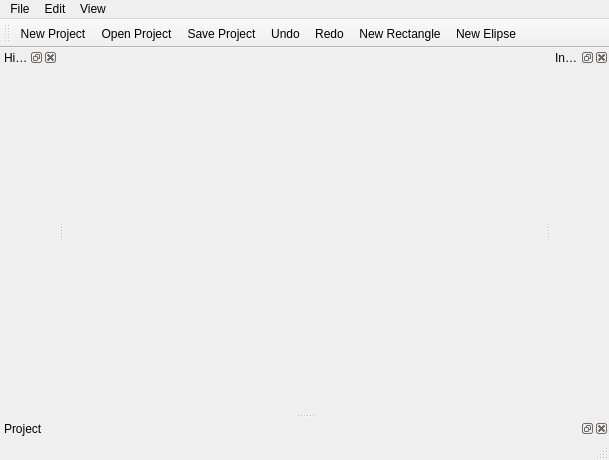
<?xml version="1.0" encoding="UTF-8"?>
<ui version="4.0">
 <class>MainWindow</class>
 <widget class="QMainWindow" name="MainWindow">
  <property name="geometry">
   <rect>
    <x>0</x>
    <y>0</y>
    <width>609</width>
    <height>460</height>
   </rect>
  </property>
  <property name="windowTitle">
   <string>QT 2D Engine -  Adrià Ferrer &amp; Lucas Garcia</string>
  </property>
  <widget class="QWidget" name="centralWidget"/>
  <widget class="QDockWidget" name="Project">
   <property name="windowTitle">
    <string>Project</string>
   </property>
   <attribute name="dockWidgetArea">
    <number>8</number>
   </attribute>
   <widget class="QWidget" name="dockWidgetContents"/>
  </widget>
  <widget class="QDockWidget" name="Hierarchy">
   <property name="windowTitle">
    <string>Hierarchy</string>
   </property>
   <attribute name="dockWidgetArea">
    <number>1</number>
   </attribute>
   <widget class="QWidget" name="dockWidgetContents_2"/>
  </widget>
  <widget class="QDockWidget" name="Inspector">
   <property name="enabled">
    <bool>true</bool>
   </property>
   <property name="windowTitle">
    <string>Inspector</string>
   </property>
   <attribute name="dockWidgetArea">
    <number>2</number>
   </attribute>
   <widget class="QWidget" name="dockWidgetContents_3"/>
  </widget>
  <widget class="QMenuBar" name="menuBar">
   <property name="geometry">
    <rect>
     <x>0</x>
     <y>0</y>
     <width>609</width>
     <height>22</height>
    </rect>
   </property>
   <widget class="QMenu" name="menuFile">
    <property name="title">
     <string>File</string>
    </property>
    <addaction name="actionNew_Project"/>
    <addaction name="actionOpen_Project"/>
    <addaction name="actionSave_Project"/>
    <addaction name="separator"/>
    <addaction name="actionExit"/>
   </widget>
   <widget class="QMenu" name="menuEdit">
    <property name="title">
     <string>Edit</string>
    </property>
    <addaction name="actionUndo"/>
    <addaction name="actionRedo"/>
   </widget>
   <widget class="QMenu" name="menuView">
    <property name="title">
     <string>View</string>
    </property>
    <addaction name="actionHierarchy"/>
    <addaction name="actionInspector"/>
   </widget>
   <addaction name="menuFile"/>
   <addaction name="menuEdit"/>
   <addaction name="menuView"/>
  </widget>
  <widget class="QToolBar" name="toolBar">
   <property name="windowTitle">
    <string>toolBar</string>
   </property>
   <attribute name="toolBarArea">
    <enum>TopToolBarArea</enum>
   </attribute>
   <attribute name="toolBarBreak">
    <bool>false</bool>
   </attribute>
   <addaction name="actionNew_Project"/>
   <addaction name="actionOpen_Project"/>
   <addaction name="actionSave_Project"/>
   <addaction name="actionUndo"/>
   <addaction name="actionRedo"/>
   <addaction name="actionNew_Rectangle"/>
   <addaction name="actionNew_Elipse"/>
  </widget>
  <widget class="QStatusBar" name="statusBar"/>
  <action name="actionOpen_Project">
   <property name="icon">
    <iconset resource="icons.qrc">
     <normaloff>:/icons/Open</normaloff>:/icons/Open</iconset>
   </property>
   <property name="text">
    <string>Open Project</string>
   </property>
   <property name="shortcut">
    <string>Ctrl+O</string>
   </property>
  </action>
  <action name="actionSave_Project">
   <property name="icon">
    <iconset resource="icons.qrc">
     <normaloff>:/icons/Save</normaloff>:/icons/Save</iconset>
   </property>
   <property name="text">
    <string>Save Project</string>
   </property>
   <property name="shortcut">
    <string>Ctrl+S</string>
   </property>
  </action>
  <action name="actionExit">
   <property name="icon">
    <iconset resource="icons.qrc">
     <normaloff>:/icons/Exit</normaloff>:/icons/Exit</iconset>
   </property>
   <property name="text">
    <string>Exit</string>
   </property>
  </action>
  <action name="actionNew_Project">
   <property name="icon">
    <iconset resource="icons.qrc">
     <normaloff>:/icons/New</normaloff>:/icons/New</iconset>
   </property>
   <property name="text">
    <string>New Project</string>
   </property>
   <property name="shortcut">
    <string>Ctrl+N</string>
   </property>
  </action>
  <action name="actionUndo">
   <property name="icon">
    <iconset resource="icons.qrc">
     <normaloff>:/icons/Undo</normaloff>:/icons/Undo</iconset>
   </property>
   <property name="text">
    <string>Undo</string>
   </property>
   <property name="shortcut">
    <string>Ctrl+Z</string>
   </property>
  </action>
  <action name="actionRedo">
   <property name="icon">
    <iconset resource="icons.qrc">
     <normaloff>:/icons/Redo</normaloff>:/icons/Redo</iconset>
   </property>
   <property name="text">
    <string>Redo</string>
   </property>
   <property name="shortcut">
    <string>Ctrl+Y</string>
   </property>
  </action>
  <action name="actionHierarchy">
   <property name="checkable">
    <bool>true</bool>
   </property>
   <property name="checked">
    <bool>true</bool>
   </property>
   <property name="text">
    <string>Hierarchy</string>
   </property>
  </action>
  <action name="actionInspector">
   <property name="checkable">
    <bool>true</bool>
   </property>
   <property name="checked">
    <bool>true</bool>
   </property>
   <property name="text">
    <string>Inspector</string>
   </property>
  </action>
  <action name="actionNew_Rectangle">
   <property name="icon">
    <iconset resource="icons.qrc">
     <normaloff>:/icons/icons/New Rectangle.png</normaloff>:/icons/icons/New Rectangle.png</iconset>
   </property>
   <property name="text">
    <string>New Rectangle</string>
   </property>
   <property name="toolTip">
    <string>New Rectangle</string>
   </property>
  </action>
  <action name="actionNew_Elipse">
   <property name="icon">
    <iconset resource="icons.qrc">
     <normaloff>:/icons/icons/New Elipse.png</normaloff>:/icons/icons/New Elipse.png</iconset>
   </property>
   <property name="text">
    <string>New Elipse</string>
   </property>
   <property name="toolTip">
    <string>New Rectangle</string>
   </property>
  </action>
 </widget>
 <layoutdefault spacing="6" margin="11"/>
 <resources>
  <include location="icons.qrc"/>
 </resources>
 <connections/>
</ui>
